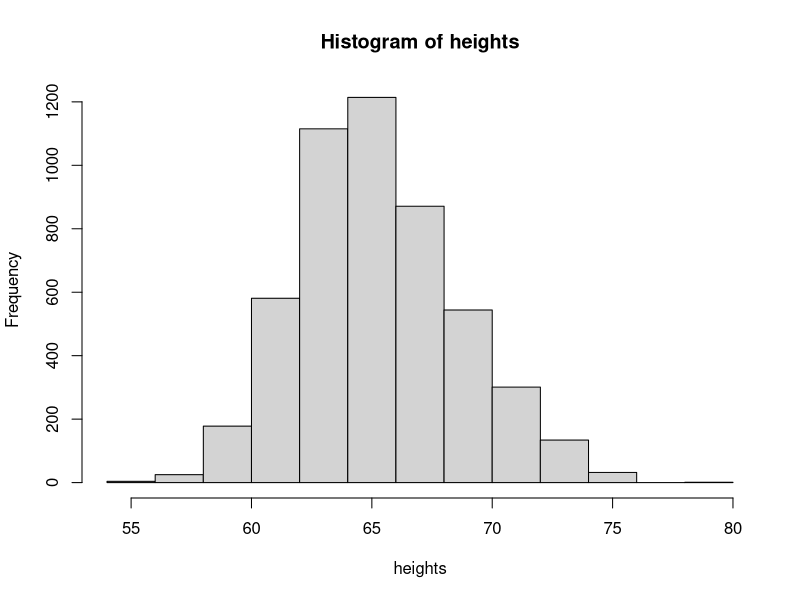
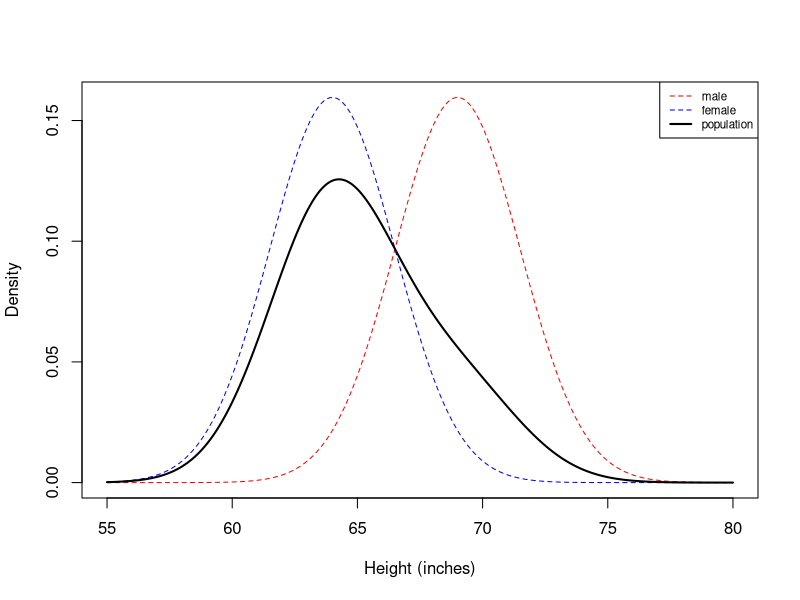

Generate these figures, in order, with R:
## ---- chunk 1
NUM.SAMPLES <- 5000
heights      <- numeric(NUM.SAMPLES)
for(i in seq_len(NUM.SAMPLES)) {
  z.i <- rbinom(1,1,0.75)
  if(z.i == 0) heights[i] <- rnorm(1, mean = 69, sd = 2.5)
  else heights[i] <- rnorm(1, mean = 64, sd = 2.5)
}
hist(heights)
## ---- chunk 2
mu.male   <- 69
sd.male   <- 2.5
mu.female <- 64
sd.female <- 2.5

sample.pts     <- seq(55, 80, by=0.1)
density_male   <- dnorm(sample.pts, mean=mu.male, sd=sd.male)
density_female <- dnorm(sample.pts, mean=mu.female, sd=sd.female)

plot(sample.pts, density_male, col='red', type='l', xlab="Height (inches)", ylab="Density", lty=2)
lines(sample.pts, density_female, col='blue', type='l', lty=2)
lines(sample.pts, .75*density_female + .25*density_male, col='black', type='l', lwd=2)

legend('topright', c('male', 'female', 'population'), col=c('red', 'blue', 'black'), lty=c(2,2,1), lwd=c(1,1,2), cex=0.7)
